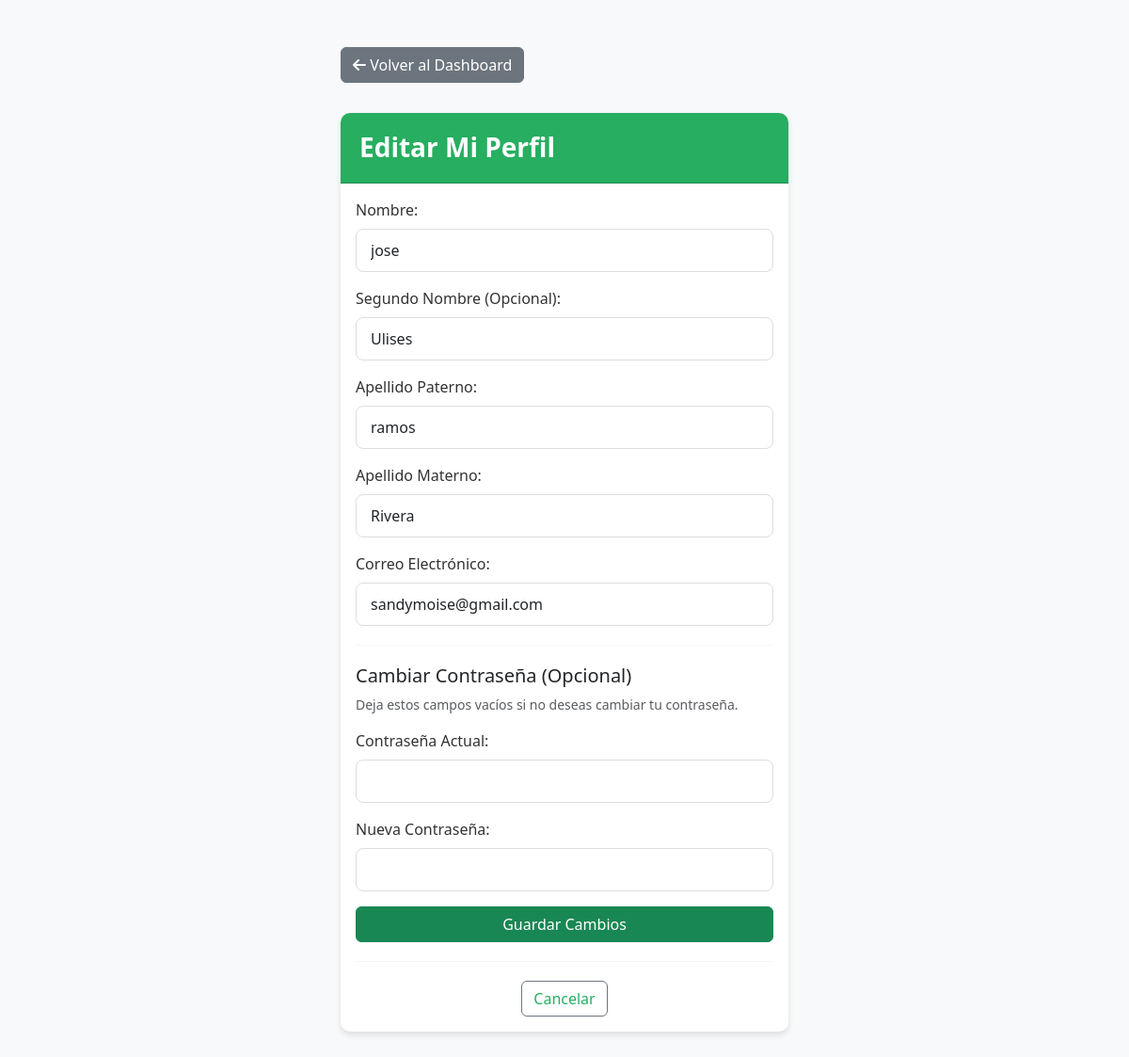
The page /editar_perfil_usuario (signed in) on the database its author committed.
### APP/Models.py (models this page shows)
class Usuario(db.Model):
    __tablename__ = 'usuarios'
    id = db.Column(db.Integer, primary_key=True, )
    p_nombre = db.Column(db.String(50), nullable=False)
    s_nombre = db.Column(db.String(50), nullable=True)
    p_apellido = db.Column(db.String(50), nullable=False)
    s_apellido = db.Column(db.String(50), nullable=False)
    correo = db.Column(db.String(100), unique=True, nullable=False)
    contraseña = db.Column(db.String(128), nullable=False)
    citas = db.relationship('Cita', backref='usuario', lazy=True)

### APP/app.py (the view, shortened to what this page needs)
@app.route('/editar_perfil_usuario', methods=['GET', 'POST'])
def editar_perfil_usuario():
    if 'user_id' not in session:
        return redirect(url_for('login_usuario'))
    usuario = Usuario.query.get(session['user_id'])
    return render_template('editar_perfil_usuario.html', usuario=usuario)

### APP/TEMPLATES/editar_perfil_usuario.html (shortened to what this page needs)
<!DOCTYPE html>
<html lang="es">
<head>
    <link href="https://cdn.jsdelivr.net/npm/bootstrap@5.3.0/dist/css/bootstrap.min.css" rel="stylesheet">
    <link rel="stylesheet" href="https://cdnjs.cloudflare.com/ajax/libs/font-awesome/6.0.0/css/all.min.css">
    <link rel="stylesheet" href="{{ url_for('static', filename='css/registro_usuario.css') }}">
</head>
<body class="bg-light">
    <div class="container">
        <a href="{{ url_for('dashboard_usuario') }}" class="btn btn-secondary mb-3">
            <i class="fas fa-arrow-left"></i> Volver al Dashboard
        </a>
        <div class="card">
            <div class="card-header">
                <h3>Editar Mi Perfil</h3>
            </div>
            <div class="card-body">
                <form method="POST">
                    <div class="mb-3">
                        <label for="nombre" class="form-label">Nombre:</label>
                        <input type="text" class="form-control" id="nombre" name="nombre" value="{{ usuario.p_nombre }}" required>
                    </div>
                    <div class="mb-3">
                        <label for="s_nombre" class="form-label">Segundo Nombre (Opcional):</label>
                        <input type="text" class="form-control" id="s_nombre" name="s_nombre" value="{{ usuario.s_nombre or '' }}">
                    </div>
                    <div class="mb-3">
                        <label for="apellido_p" class="form-label">Apellido Paterno:</label>
                        <input type="text" class="form-control" id="apellido_p" name="apellido_p" value="{{ usuario.p_apellido }}" required>
                    </div>
                    <div class="mb-3">
                        <label for="apellido_m" class="form-label">Apellido Materno:</label>
                        <input type="text" class="form-control" id="apellido_m" name="apellido_m" value="{{ usuario.s_apellido }}" required>
                    </div>
                    <div class="mb-3">
                        <label for="correo" class="form-label">Correo Electrónico:</label>
                        <input type="email" class="form-control" id="correo" name="correo" value="{{ usuario.correo }}" required>
                    </div>
                    <hr>
                    <h5>Cambiar Contraseña (Opcional)</h5>
                    <p class="text-muted small">Deja estos campos vacíos si no deseas cambiar tu contraseña.</p>
                    <div class="mb-3">
                        <label for="contraseña_actual" class="form-label">Contraseña Actual:</label>
                        <input type="password" class="form-control" id="contraseña_actual" name="contraseña_actual">
                    </div>
                    <div class="mb-3">
                        <label for="nueva_contraseña" class="form-label">Nueva Contraseña:</label>
                        <input type="password" class="form-control" id="nueva_contraseña" name="nueva_contraseña">
                    </div>
                    <div class="d-grid gap-2">
                        <button type="submit" class="btn btn-success">
                        Guardar Cambios
                        </button>
                    </div>
                </form>
                <hr>
                <div class="text-center">
                    <a href="{{ url_for('dashboard_usuario') }}" class="btn btn-outline-secondary">Cancelar</a>
                </div>
            </div>
        </div>
    </div>
</html>

### APP/static/css/registro_usuario.css (style rules this page uses)
.container { max-width: 500px; margin-top: 50px; margin-bottom: 50px; }
.card { box-shadow: 0 4px 6px rgba(0, 0, 0, 0.1); border: none; border-radius: 10px; }
.card-header { background-color: #27ae60; color: white; border-radius: 10px 10px 0 0 !important; padding: 20px; }
.card-header h3 { margin: 0; font-weight: 600; }
.form-label { font-weight: 500; color: #333; }
.form-control, .form-select { border: 1px solid #ddd; border-radius: 8px; padding: 10px 15px; }
.text-center a { color: #27ae60; text-decoration: none; }
hr { margin: 20px 0; border-color: #ddd; }

### rows shown on the page
Usuario: nombre "jose", s_nombre "Ulises", apellido_p "ramos", apellido_m "Rivera", correo "sandymoise@gmail.com"
